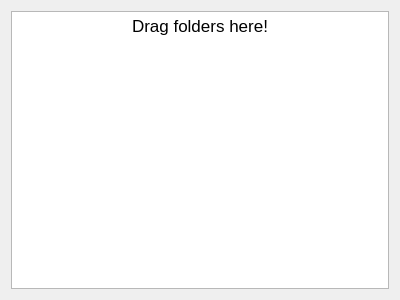
<?xml version="1.0" encoding="UTF-8"?>
<ui version="4.0">
 <class>Form</class>
 <widget class="QWidget" name="Form">
  <property name="geometry">
   <rect>
    <x>0</x>
    <y>0</y>
    <width>400</width>
    <height>300</height>
   </rect>
  </property>
  <property name="sizePolicy">
   <sizepolicy hsizetype="Minimum" vsizetype="Minimum">
    <horstretch>0</horstretch>
    <verstretch>0</verstretch>
   </sizepolicy>
  </property>
  <property name="acceptDrops">
   <bool>true</bool>
  </property>
  <property name="windowTitle">
   <string>Form</string>
  </property>
  <layout class="QVBoxLayout" name="verticalLayout">
   <item>
    <widget class="QTextBrowser" name="consoleText">
     <property name="html">
      <string>&lt;!DOCTYPE HTML PUBLIC &quot;-//W3C//DTD HTML 4.0//EN&quot; &quot;http://www.w3.org/TR/REC-html40/strict.dtd&quot;&gt;
&lt;html&gt;&lt;head&gt;&lt;meta name=&quot;qrichtext&quot; content=&quot;1&quot; /&gt;&lt;meta charset=&quot;utf-8&quot; /&gt;&lt;style type=&quot;text/css&quot;&gt;
p, li { white-space: pre-wrap; }
&lt;/style&gt;&lt;/head&gt;&lt;body style=&quot; font-family:'.AppleSystemUIFont'; font-size:13pt; font-weight:400; font-style:normal;&quot;&gt;
&lt;p align=&quot;center&quot; style=&quot; margin-top:0px; margin-bottom:0px; margin-left:0px; margin-right:0px; -qt-block-indent:0; text-indent:0px;&quot;&gt;Drag folders here!&lt;/p&gt;&lt;/body&gt;&lt;/html&gt;</string>
     </property>
    </widget>
   </item>
  </layout>
 </widget>
 <resources/>
 <connections/>
</ui>
